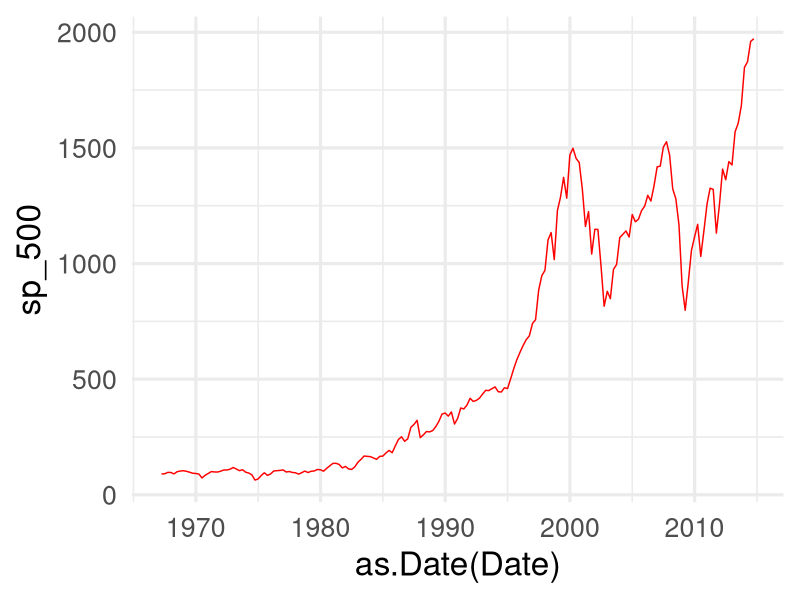
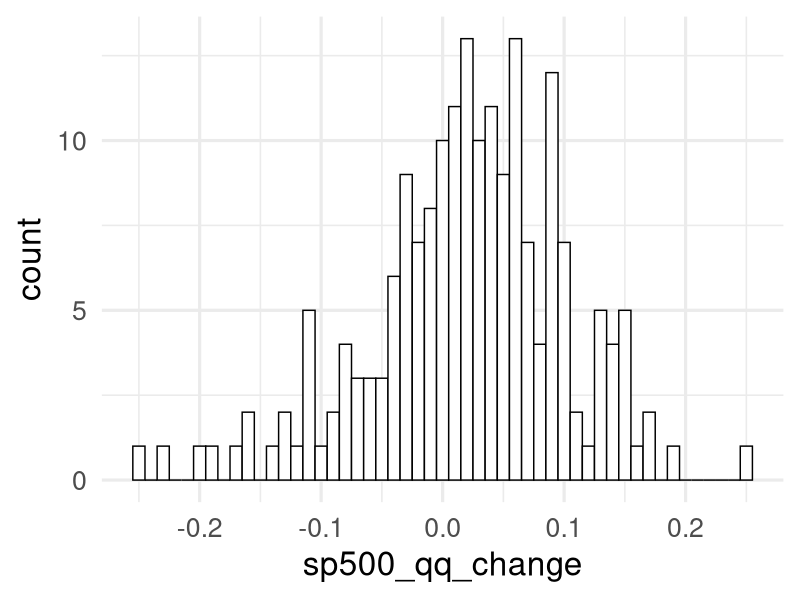
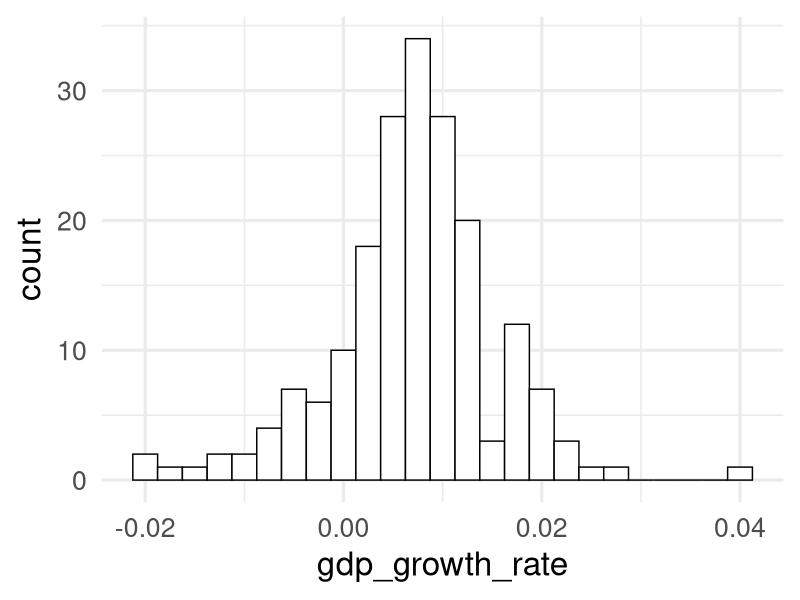
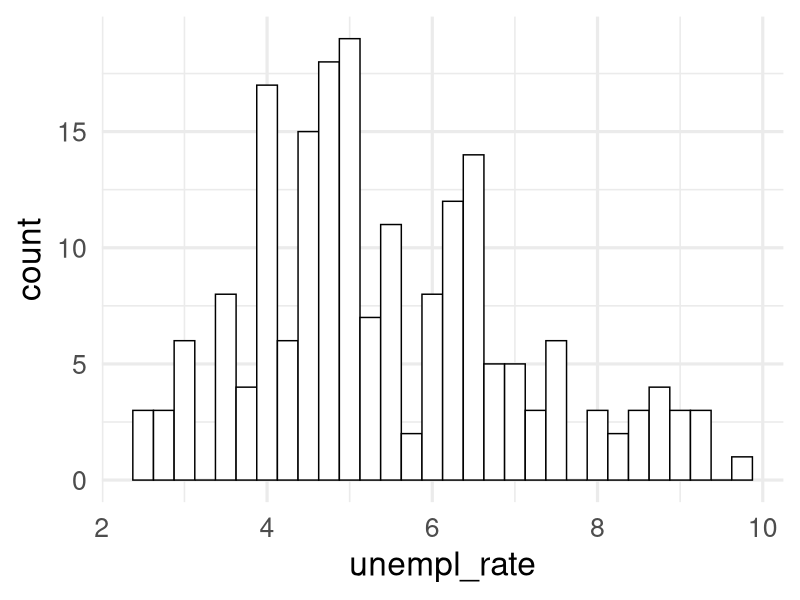
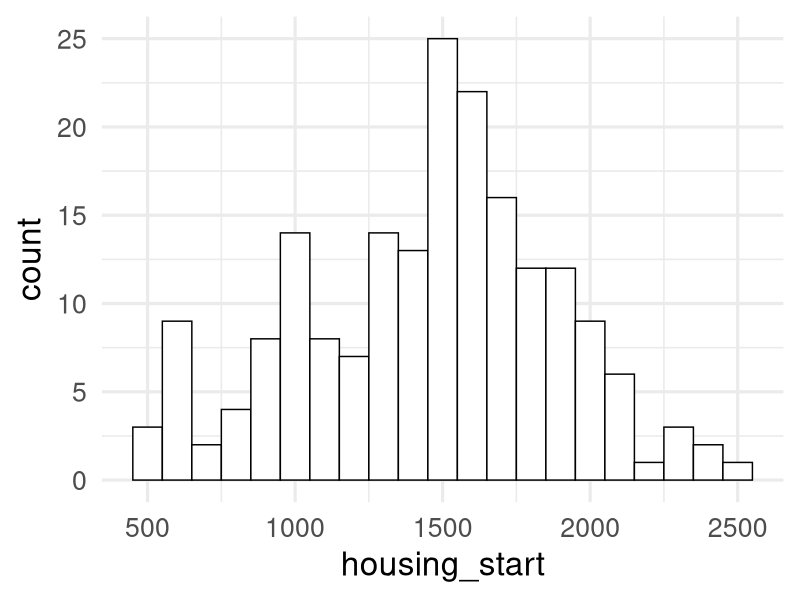
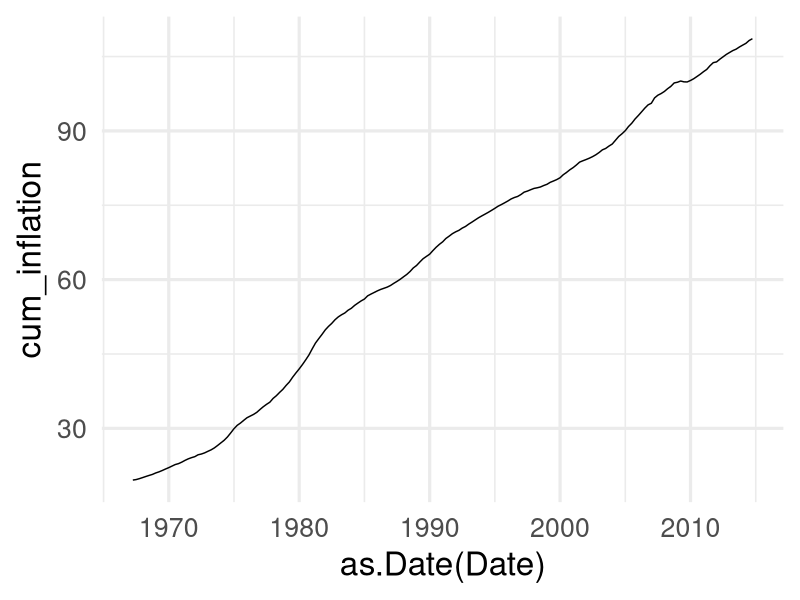
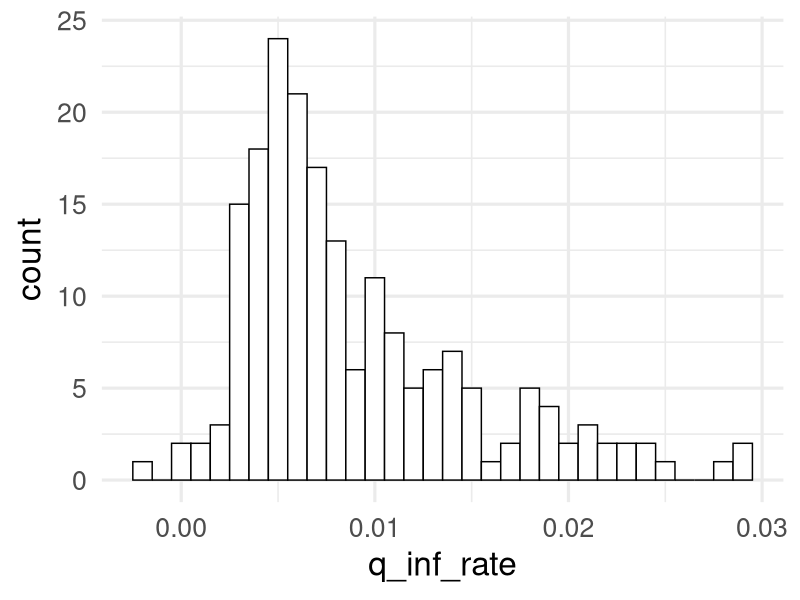
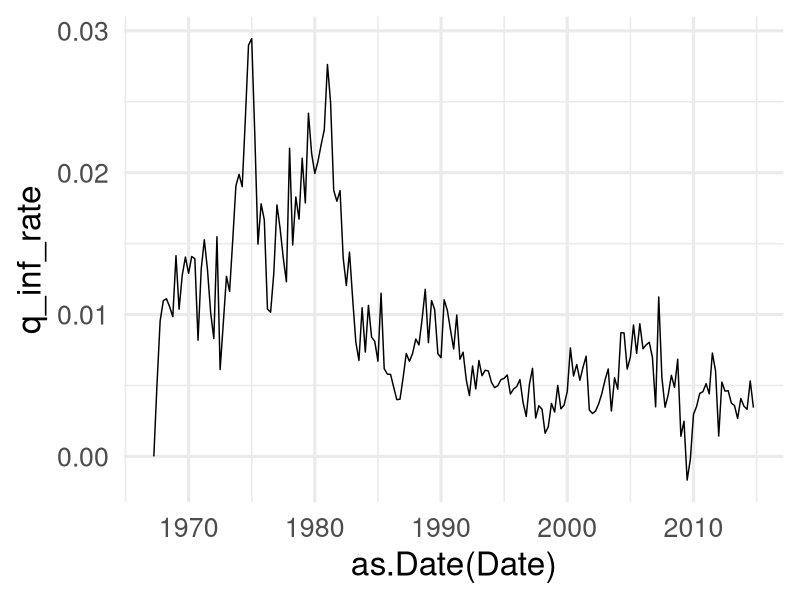

These figures' R source, in order:
## ---- chunk 1
library(reshape2)
library(gridExtra)
library(memisc)
library(ggplot2)
library(ggthemes)
library(scales)
library(zoo)
library(GGally)
## ---- chunk 2
#Please refer to "get_data.Rmd" on how I obtained the dataset
df<-read.csv("my_data.csv", header=TRUE)
head(df,3)
tail(df,3)
## ---- chunk 3
str(df)

## ---- chunk 4
#Plot S&P500 over time
theme_set(theme_minimal(24))
ggplot(data=df,aes(x=as.Date(Date), y=sp_500))+geom_line(color="red")
#plot sp500_qq_change histogram to get a feel for the quarter on quarter changes
summary(df$sp500_qq_change)
ggplot(df, aes(x=sp500_qq_change))+geom_histogram(binwidth=.01, color="black",
                                                  fill="white")                                     
#summary of gdp growth rate
summary(df$gdp_growth_rate)
#GDP growth rate histogram
ggplot(df, aes(x=gdp_growth_rate))+ geom_histogram(binwidth=.0025,color='black',
                                                   fill='white')
#Unemployment rate 
summary(df$unempl_rate)
ggplot(df, aes(x=unempl_rate)) + geom_histogram(binwidth = .25, color="black", 
                                                fill='white')
#Housing starts 
summary(df$housing_start)
ggplot(df, aes(x=housing_start)) + geom_histogram(binwidth = 100, color ='black', 
                                                  fill='white')

# inflation rate
ggplot(data=df, aes(x=as.Date(Date), y=cum_inflation))+geom_line()

#Get quarter on quarter change in inflation. 'getrate' was used in 'get_data.Rmd' to calculate the quarterly change rates for the sp_500 and gdp.  Reuse it here to get the quarterly change in inflation rate.


getrate <- function (ts){
  ts1<-c(ts,0)
  ts2<-c(0,ts)
  ts1<-ts1[2:(length(ts1)-1)]
  ts2<-ts2[2:(length(ts2)-1)]
  (ts2-ts1)/ts1
  }

q_inf_rate<-getrate(df$cum_inflation)
#set the last data point to 0 since it is the baseline
q_inf_rate[nrow(df)]=0
summary(q_inf_rate)
#Bind quarterly inflation rate to the data frame
df<-cbind(df, q_inf_rate)
#Plot the histogram to get a feel for its distribution.
ggplot(df, aes(x=q_inf_rate))+geom_histogram(binwidth=.001, color='black',
                                             fill='white')
####
## ---- chunk 5

ggplot(df, aes(x=as.Date(Date),y=q_inf_rate))+geom_line()
###
## ---- chunk 6
#
p1<-ggplot(data=df,aes(y=house,x=as.Date(Date)))+geom_step()+
  labs(title="Democratic control in House")

p2<-ggplot(data=df,aes(y=senate,x=as.Date(Date)))+geom_step()+
  labs(title="Democratic control in Senate")
p3<-ggplot(df)+geom_step(aes(y=df$president,x=as.Date(df$Date)))+
  labs(title="Democrat in the WH")
grid.arrange(p1,p2,p3, ncol=1)
#Do the same with Republicans control
p1<-ggplot(df)+geom_step(aes(y=((df$house+1)%%2),x=as.Date(df$Date)))+
  labs(title="Republican control in House")
p2<-ggplot(df)+geom_step(aes(y=((df$senate+1)%%2),x=as.Date(df$Date)))+
  labs(title="Republican control in Senate")
p3<-ggplot(df)+geom_step(aes(y=((df$president+1)%%2),x=as.Date(df$Date)))+
  labs(title="Republican in the WH")
grid.arrange(p1,p2,p3, ncol=1)
####
## ---- chunk 7
table (df$house)
table (df$senate)
table (df$president)
## ---- chunk 8
#Normalize the values to get a unified and compressed scale.
df[c('n_sp_500','n_sp500_qq_change','n_gdp','n_gdp_growth_rate','n_housing_start', 'n_unempl_rate','n_q_inf_rate')] = 
  scale(df[c('sp_500','sp500_qq_change','gdp','gdp_growth_rate','housing_start','unempl_rate','q_inf_rate')],center=T,scale=T)
######
## ---- chunk 9

#Melt data into long frame

df_long = melt(subset(df, select =c(Date,n_sp500_qq_change, n_gdp_growth_rate)),
               id.vars="Date",
               variable.name="rates",value.name="rate_values")
#Check for temporal relationship between the two rates
ggplot(data=df_long, aes(x=as.Date(Date),y=rate_values,color= rates)) +
  geom_line(aes(group=rates))
####
## ---- chunk 10
ggplot(data=df, aes(x=gdp_growth_rate,y=q_inf_rate)) +
  geom_point()
cor.test(df$gdp_growth_rate, df$q_inf_rate)
#####
## ---- chunk 11
by(df$sp500_qq_change, df$president, summary)
ggplot(df, aes(x=as.factor(df$president), y=df$sp500_qq_change), 
       fill=df$president)+geom_boxplot()
####
## ---- chunk 12

ggplot(df, aes(x=as.factor(df$house), y=df$sp500_qq_change), 
       fill=as.factor(df$house))+geom_boxplot()
ggplot(df, aes(x=as.factor(df$senate), y=df$sp500_qq_change), 
       fill=df$senate)+geom_boxplot()
#Let me visualize how the sp500 varies with the president's party over time
ggplot(data=df, aes(x=as.Date(Date),y=gdp_growth_rate)) + 
  geom_line(aes(color=president))+
 geom_hline(aes(yintercept=mean(gdp_growth_rate)))
###
## ---- chunk 13

sp5_var_cor<-function(df, ts, nq){
  for (i in 1:nq){
    j=i-1
    rate_advanced<-ts[(j+1):(j+nrow(df))]
    df = cbind(df,rate_advanced)
    print (cor.test(df$sp500_qq_change,rate_advanced))
  }
}
sp5_var_cor(df,df$gdp_growth_rate,3)
## ---- chunk 14
sp5_var_cor(df, df$q_inf_rate, 3)
ggplot(data=df, aes(x=q_inf_rate, y=sp500_qq_change))+geom_point()

#No pattern with quarterly inflation rate. How about housing start?
sp5_var_cor(df, df$housing_start, 3)
ggplot(data=df, aes(x=housing_start, y=sp500_qq_change))+geom_point()
#How about umemployment rate
sp5_var_cor(df, df$unempl_rate, 3)
ggplot(data=df, aes(x=unempl_rate, y=sp500_qq_change))+geom_point()
####
## ---- chunk 15
ggplot(data=df, aes(x=gdp,y=sp_500))+geom_point()
with (df, cor.test(sp_500, gdp))
## ---- chunk 16
df["period_index"]=c(rep(1,40),rep(2,40),rep(3,40),rep(4,40),rep(5,31))
ggplot(data=df, aes(x=q_inf_rate, y=sp_500, color=period_index))+
  geom_point() +
  scale_y_continuous(trans=log10_trans())
####
## ---- chunk 17
ggplot(data=df, aes(x=q_inf_rate, y=sp_500, color=period_index))+
  geom_point()+
  scale_y_continuous(trans=log10_trans())+
  coord_cartesian(xlim=c(0, .01))
####
## ---- chunk 18
ggplot(data=df, aes(x=Date, y=q_inf_rate))+geom_point()
####
## ---- chunk 19
ggplot(data=df, aes(x=housing_start, y=sp_500, color=period_index))+
  geom_point()
####
## ---- chunk 20
ggplot(data=df, aes(x=unempl_rate, y=sp_500,color=period_index))+
         geom_point()
####
## ---- chunk 21
pop = read.csv('us_population1.csv',header=T)
#Population data is available only yearly from 1969 to 2012.  So I have to wrangle the current dataframe, df, to align with 44 years of population data.  Data is stored in df in reverse chronlogical order.
pop_end_yr = 1969
pop_str_yr = 2012
df_end_yr = 1967
df_str_yr = 2014
str_row = (df_str_yr - pop_str_yr) * 4
end_row = nrow(df) - (pop_end_yr - df_end_yr) * 4
df_n<-subset(df,select=c(Date,sp_500,gdp))
df_s<-df_n[str_row:end_row,]
sp_500=df_s['sp_500']
n_quarters = (pop_str_yr - pop_end_yr + 1) * 4
sp_500_yr=sp_500[seq(1,n_quarters,4),]
gdp_q=df_s['gdp']
gdp_yr=gdp_q[seq(1,n_quarters,4),]
pop['sp500']<-rev(sp_500_yr)
pop['gdp']<-rev(gdp_yr)
#Now I can scatter plot population against sp_500 and gdp data from df, the running data frame.
ggplot(data=pop,aes(x=pop,y=gdp))+geom_point()
ggplot(data=pop, aes(x=pop,y=sp500))+geom_point()
####
## ---- chunk 22
df['potus.buckets']<-cut(as.numeric(format(as.yearmon(as.Date(df$Date)),"%Y")),
                         breaks = c(1966,1969,1977,1981,1993,2001,2009,2015))

#Now visualize the two variables that are colored by governing party periods
ggplot(data=df, aes(x=q_inf_rate, y=sp_500,color=potus.buckets, type="div"))+
  geom_point()
ggplot(data=df, aes(x=housing_start,y=sp_500,color=potus.buckets,type="div"))+
  geom_point()
ggplot(data=df, aes(x=unempl_rate, y=sp_500, color = potus.buckets, type="div"))+
  geom_point()
####
## ---- chunk 23
with (df, cor.test(sp_500, q_inf_rate))
with (df, cor.test(sp_500, housing_start))
with (df, cor.test(sp_500, unempl_rate))
## ---- chunk 24

ggplot(data=df, aes(x=gdp_growth_rate, y=sp_500, color=potus.buckets,type='div'))+
  geom_point(aes(size=q_inf_rate+5))+
  scale_y_continuous(trans=log10_trans())+
 geom_hline(yintercept=150, color="red")
#####
## ---- chunk 25
ggplot(data=df, aes(x=n_unempl_rate,y=sp_500)) +
  scale_y_continuous(trans=log10_trans()) +
  geom_point(aes(size=n_q_inf_rate+5))+
  facet_grid(~potus.buckets)
#####
## ---- chunk 26
df_sub<-subset(df,select=c(n_sp_500,n_gdp_growth_rate,n_housing_start,
                           n_unempl_rate,n_q_inf_rate,potus.buckets))
ggpairs(subset(df_sub, potus.buckets %in% "(2009,2015]"))
ggpairs(subset(df_sub, potus.buckets %in% "(2001,2009]"))
ggpairs(subset(df_sub, potus.buckets %in% "(1993,2001]"))
ggpairs(subset(df_sub, potus.buckets %in% "(1981,1993]"))
ggpairs(subset(df_sub, potus.buckets %in% "(1977,1981]"))
ggpairs(subset(df_sub, potus.buckets %in% "(1969,1977]"))
ggpairs(subset(df_sub, potus.buckets %in% "(1966,1969]"))
####
## ---- chunk 27
#Normalize the population, SP 500 and the GDP in order to plot lines on the same chart.  Melt frame to color code the lines.
pop[c('n_pop','n_sp500','n_gdp')] <-
  scale(pop[c('pop','sp500','gdp')],center=T,scale=T)

n_pop <-subset(pop,select=c(year, n_pop,n_sp500,n_gdp))

pop_long <- melt (n_pop,id.vars="year", variable.name="metrics", 
                  value.name="val")

lp<-ggplot(data=pop_long,aes(x=year, y=val, color=metrics))+
  geom_line(linetype="solid",size=2.0)
lp +  scale_colour_discrete(name="Variables",
                      labels = c('Population', "S&P 500", "GDP"))+
  ggtitle("S&P 500 and Its Key Drivers") + ylab("Normalized Values") + 
  xlab("Year")
####
## ---- chunk 28
sp<-ggplot(data=df, aes(x=unempl_rate, y=sp_500, color = potus.buckets,
                        type="div"))+
  geom_point(aes(size=n_housing_start+2))+
  scale_y_continuous(trans=log10_trans())
sp + scale_colour_discrete(name="Administration",
                           labels = c('Johnson', 'Nixon/Ford', 'Carter', 
                                      'Reagan/Bush',
                                      'Clinton','Bush','Obama')) +
  scale_size_continuous(name="Normalized Housing Start",
                      labels = c('1 low','2','3','4', '5 high'))+
      theme(legend.title = element_text(size=10))+          
  ggtitle('S&P500 Vs Unemployment &\nHousing Start') +
  ylab('S&P 500') + xlab('Unemployment Rate')
####
## ---- chunk 29
fsp<-ggplot(data=df, aes(x=gdp_growth_rate, y=sp_500, color=potus.buckets,
                         type='div'))+
  geom_point(aes(size=n_q_inf_rate+5))+
  scale_y_continuous(trans=log10_trans())+
  geom_hline(yintercept=150, color="red") 
fsp+scale_colour_discrete(name="Administration",
                           labels = c('Johnson', 'Nixon/Ford', 'Carter', 
                                      'Reagan/Bush',
                                      'Clinton','Bush','Obama')) +
  scale_size_continuous(name="Normalized Quarterly \nInflation Rate",
                        labels = c('0 low','1 low','2','3', '4', '5 high')) +
  theme(legend.title = element_text(size=10))+
  ggtitle('The Effect of Inflation?') +
  ylab('S&P 500') + xlab("GDP Growth Rate")
#####
